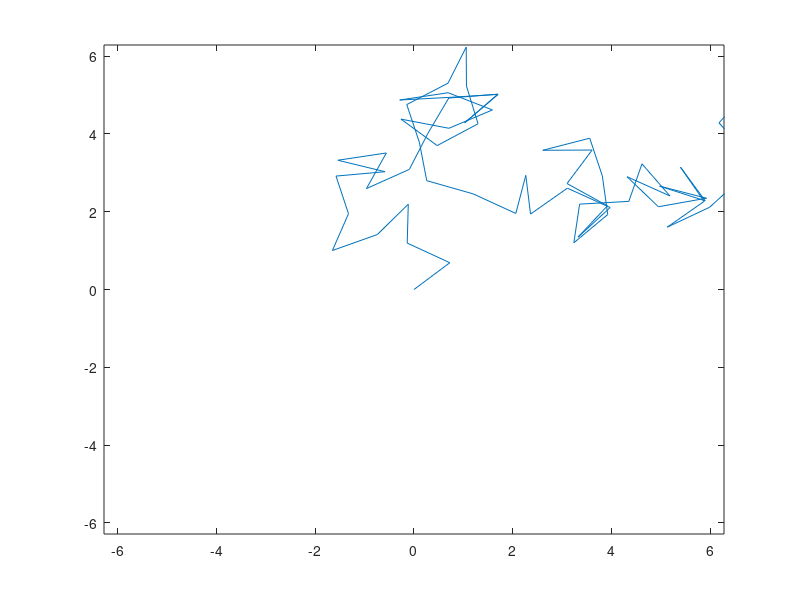

Write MATLAB code to recreate this figure.
% Group project Random Walk
clear all;
close all;
clc;

x_cordinate = 0; % x-cordinate
y_cordinate = 0; % y-cordinate
Number_Step = 100; % The number of step that the particle is moving
Step_size = 1; % The size of step when it moves

% Angle 
for i = 1:Number_Step
    Angle = rand*2*pi; % random angle
    x_cordinate(i+1) = (Step_size * cos(Angle)) + x_cordinate(i);
    y_cordinate(i+1) = (Step_size * sin(Angle)) + y_cordinate(i);
end
plot(x_cordinate,y_cordinate)
axis([-2*pi,2*pi,-2*pi,2*pi])